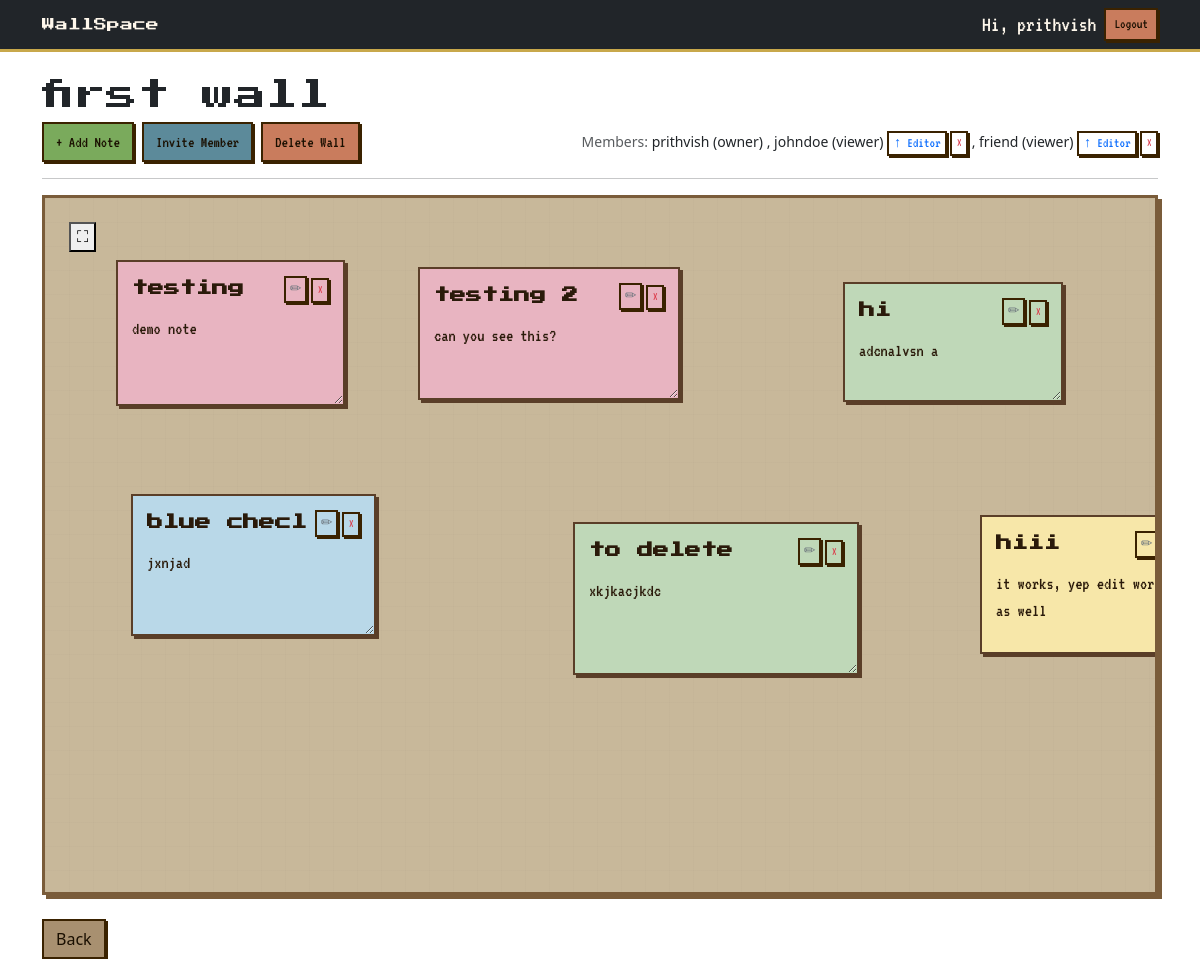
Before: /wall/1/ (signed in) with the older database file.
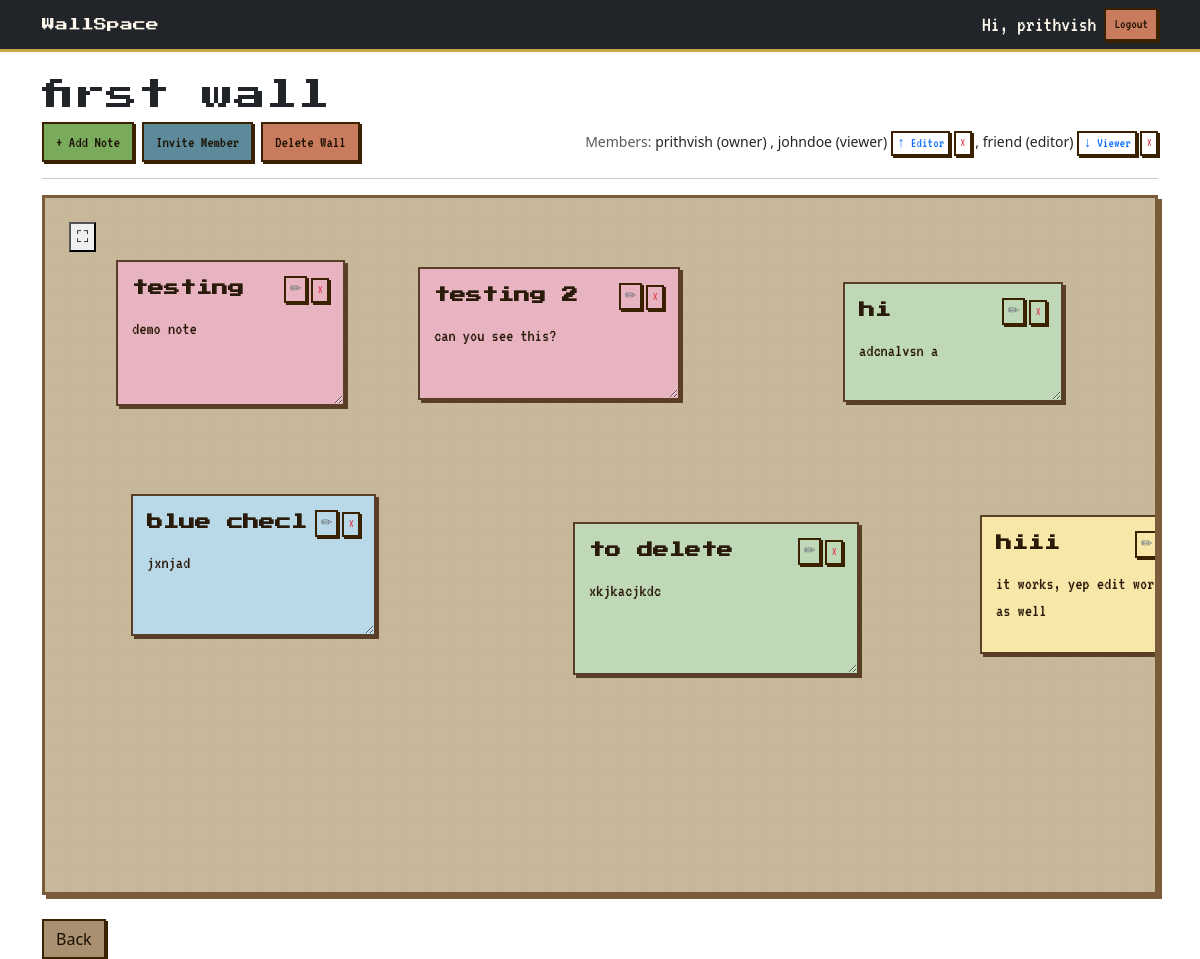
After: the same page with the newer database file.
### walls/models.py (models this page shows, shortened)
class Wall(models.Model):
    title = models.CharField(max_length=100)
    owner=models.ForeignKey(
        User,
        on_delete=models.CASCADE,
        related_name='walls'
    )
    created_at = models.DateTimeField(
        auto_now_add=True
    )

class WallMember(models.Model):
    ROLE_CHOICES=[
        ("viewer","Viewer"),
        ("editor","Editor"),
    ]
    wall=models.ForeignKey(
        Wall,
        on_delete=models.CASCADE,
        related_name="members"
    )
    user=models.CharField(
        max_length=10,
        choices=ROLE_CHOICES,
        default="viewer"
    )
    role = models.CharField(
        max_length=10,
        choices=ROLE_CHOICES,
        default="viewer"
    )
    class Meta:
        unique_together=("wall","user")

### notes/models.py (models this page shows, shortened)
class Note(models.Model):
    COLOR_CHOICES = [#COLOR_CHOICES is a list of tuples
        ('yellow','Yellow'),
        ('pink', 'Pink'),
        ('blue', 'Blue'),
        ('green', 'Green'),
    ]
    wall = models.ForeignKey( #foreign key
        Wall,
        on_delete=models.CASCADE,
        related_name='notes'
    )
    creator=models.ForeignKey(
        User,
        on_delete=models.CASCADE
    )
    title = models.CharField(
        max_length=100,
        blank=True
    )
    content = models.TextField()
    color= models.CharField(
        max_length=20,
        choices=COLOR_CHOICES,
        default='yellow'
    )
    x_position = models.IntegerField(
        default=50
    )
    y_position = models.IntegerField(
        default=50
    )
    width = models.IntegerField(
    default=220
    )
    height = models.IntegerField(
    default=120
    )
    created_at = models.DateTimeField(
        auto_now_add=True
    )
    updated_at = models.DateTimeField(
        auto_now=True
    )

### walls/views.py (the view)
# urls.py: path('wall/<int:pk>/',views.wall_detail,name='wall-detail'),
@login_required
def wall_detail(request, pk):
    wall = get_object_or_404(
        Wall,
        pk=pk,
    )
    is_owner = (
        wall.owner == request.user
    )
    member = WallMember.objects.filter(
        wall=wall,
        user=request.user
    ).first()
    is_member = member is not None
    can_edit = is_owner or (
        member and
        member.role == "editor"
    )
    if not is_owner and not is_member:
        return redirect("home")
    notes = wall.notes.all()
    if request.method == 'POST':
        if "invite_member" in request.POST:
            username = request.POST.get(
                "username"
            )
            role = request.POST.get(
                "role"
            )
            try:
                user = User.objects.get(
                    username=username
                )
                WallMember.objects.get_or_create(
                    wall=wall,
                    user=user,
                    defaults={
                        "role": role
                    }
                )
            except User.DoesNotExist:
                pass
            return redirect(
                'wall-detail',
                pk=wall.pk
            )
        if not can_edit:
            return redirect(
                'wall-detail',
                pk=wall.pk
            )
        form = NoteForm(request.POST)
        if form.is_valid():
            note = form.save(
                commit=False
            )
            note.wall = wall
            note.creator = request.user
            note.x_position = random.randint(50, 600)
            note.y_position = random.randint(50, 400)
            note.width = 220
            note.height = 120
            note.save()
            return redirect(
                'wall-detail',
                pk=wall.pk
            )
    else:
        form = NoteForm()
    context = {
    'wall': wall,
    'form': form,
    'notes': wall.notes.all(),
    'is_owner': is_owner,
    'can_edit': can_edit,
    'members': WallMember.objects.filter(
            wall=wall
            ).exclude(
            user=wall.owner
            )
    }
    return render(
        request,
        'walls/wall_detail.html',
        context
    )

### walls/templates/walls/wall_detail.html (shortened to what this page needs)
{% extends "base.html" %}
{% load crispy_forms_tags %}
{% block content %}
<h2>{{ wall.title }}</h2>
<div class="d-flex gap-2 mb-3 align-items-center justify-content-between">
    <div class="d-flex gap-2">
        {% if can_edit %}
        <button
            class="btn btn-primary"
            data-bs-toggle="modal"
            data-bs-target="#addNoteModal">
            + Add Note
        </button>
        {% endif %}
        {% if is_owner %}
        <button
            class="btn btn-success"
            data-bs-toggle="modal"
            data-bs-target="#inviteModal">
            Invite Member
        </button>
        <form
            method="POST"
            action="{% url 'delete-wall' wall.id %}">
            <button
                type="submit"
                class="btn btn-danger">
                Delete Wall
            </button>
        </form>
        {% endif %}
    </div>
    <div>
        <small class="text-muted">
            Members:
        </small>
        <small>
            {{ wall.owner.username }}
            (owner)
        </small>
        {% for member in members %}
            <small>
                ,
                {{ member.user }}
                ({{ member.role }})
                {% if is_owner %}
                <form
                    method="POST"
                    action="{% url 'toggle-role' wall.id member.id %}"
                    style="display:inline;">
                    <button
                        type="submit"
                        class="btn btn-sm btn-outline-primary p-0 px-1">
                        {% if member.role == "viewer" %}
                            ↑ Editor
                        {% else %}
                            ↓ Viewer
                        {% endif %}
                    </button>
                </form>
                <form
                    method="POST"
                    action="{% url 'remove-member' wall.id member.id %}"
                    style="display:inline;">
                    <button
                        type="submit"
                        class="btn btn-sm btn-outline-danger p-0 px-1">
                        ×
                    </button>
                </form>
                {% endif %}
            </small>
        {% endfor %}
    </div>
</div>
<hr>
<div
    class="wall-board p-4"
    style="
        height:700px;
        position:relative;
        overflow:hidden;
    ">
    {% for note in notes %}
        <div
            class="note"
            data-note-id="{{ note.id }}"
            data-color="{{ note.color }}"
            style="
                width:{{ note.width }}px;
                height:{{ note.height }}px;
                resize:both;
                overflow:auto;
                position:absolute;
                left:{{ note.x_position }}px;
                top:{{ note.y_position }}px;
                cursor:grab;
            ">
            <div
                class="d-flex justify-content-between align-items-start mb-2">
                <div class="note-title fw-bold fs-6">
                    {{ note.title }}
                </div>
                {% if can_edit %}
                <div
                    class="d-flex gap-1">
                <button
                    class="btn btn-sm btn-outline-secondary p-0 px-1"
                    data-bs-toggle="modal"
                    data-bs-target="#editModal{{ note.id }}">
                    ✏
                </button>
                    <form
                        method="POST"
                        action="{% url 'delete-note' note.id %}"
                        style="display:inline;">
                        <button
                            type="submit"
                            class="btn btn-sm btn-outline-danger p-0 px-1">
                            ×
                        </button>
                    </form>
                </div>
                {% endif %}
            </div>
            <div class="note-content">{{ note.content }}</div>
        </div>
    {% empty %}
        <p>No notes yet.</p>
    {% endfor %}
<button id="fullscreen-btn" onclick="toggleFullscreen()" title="Fullscreen">⛶</button>
</div>
<br>
<a
    href="{% url 'home' %}"
    class="btn btn-secondary">
    Back
</a>
{% endblock %}

### templates/base.html (shortened to what this page needs)
{% load static %}
<!DOCTYPE html>
<html>
<head>
    <link
    rel="stylesheet"
    href="{% static 'css/main.css' %}">
    <link href="https://cdn.jsdelivr.net/npm/bootstrap@5.3.3/dist/css/bootstrap.min.css"
          rel="stylesheet">
</head>
<body style="background-image: url('{% static "images/bg.png" %}'); background-size: cover; background-attachment: fixed; background-position: center bottom;">
    <nav
        class="navbar navbar-expand-lg navbar-dark bg-dark">
        <div class="container">
            <a
                class="navbar-brand"
                href="{% url 'home' %}">
                WallSpace
            </a>
            {% block nav_buttons %}
            <div
                class="ms-auto d-flex gap-2 align-items-center">
                {% if user.is_authenticated %}
                    <span class="text-light">
                        Hi, {{ user.username }}
                    </span>
                    <form
                        method="POST"
                        action="{% url 'logout' %}">
                        <button
                            type="submit"
                            class="btn btn-danger btn-sm">
                            Logout
                        </button>
                    </form>
                {% endif %}
            </div>
        </div>
        {% endblock %}
    </nav>
    <div class="container mt-4">
        {% block content %}
        {% endblock %}
    </div>
</body>
</html>

### static/css/main.css (style rules this page uses)
body { background-color: #e8d4a0; color: #2a1a0a; min-height: 100vh; }
h2 { font-family: 'Press Start 2P', monospace; font-size: 14px; color: #3a2e1e; margin-bottom: 1rem; }
.navbar { background-color: #3a2e1e !important; border-bottom: 3px solid #c8a84b; }
.navbar-brand { font-family: 'Press Start 2P', monospace !important; font-size: 13px !important; color: #FFF8EC !important; font-weight: 400 !important; }
.navbar span, .navbar a:not(.navbar-brand) { font-family: 'VT323', monospace !important; font-size: 22px !important; color: #FFF8EC !important; }
.btn { font-family: 'VT323', monospace; font-size: 20px; border-radius: 0 !important; border: 2px solid #3a2200 !important; box-shadow: 2px 2px 0 #3a2200; transition: transform 0.1s, box-shadow 0.1s; line-height: 1.2; }
.btn-primary { background-color: #7aaa5c !important; color: #1a0f00 !important; }
.btn-success { background-color: #5c8a9a !important; color: #1a0f00 !important; }
.btn-danger { background-color: #c97c5d !important; color: #1a0f00 !important; }
.btn-secondary { background-color: #a89070 !important; color: #1a0f00 !important; }
.wall-board { background-color: #c8b89a; background-image: linear-gradient(#b5a48820 1px, transparent 1px), linear-gradient(90deg, #b5a48820 1px, transparent 1px); background-size: 24px 24px; border: 3px solid #7a5c3a; box-shadow: 4px 4px 0 #7a5c3a; border-radius: 0 !important; }
.note { border-radius: 0 !important; border: 2px solid #5a3e28; box-shadow: 3px 3px 0 #5a3e28; transition: transform 0.1s, box-shadow 0.1s; padding: 14px; box-sizing: border-box; }
.note-title { font-family: 'Press Start 2P', monospace; font-size: 7px; margin-bottom: 8px; color: #2a1a0a; }
.note-content { font-family: 'VT323', monospace; white-space: pre-wrap; font-size: 18px; color: #2a1a0a; }
.note[data-color="yellow"] { background-color: #F7E7A9 !important; }
.note[data-color="pink"] { background-color: #E8B4C1 !important; }
.note[data-color="blue"], .note[data-color="lightblue"] { background-color: #B9D8E8 !important; }
.note[data-color="green"], .note[data-color="lightgreen"] { background-color: #BFD8B8 !important; }
.container, .container-fluid { background-color: transparent !important; }
button, input[type="submit"] { font-family: 'VT323', monospace !important; }
.note-content { margin: 0; padding: 0; white-space: pre-wrap; }

Changed rows visible on the page:
changed WallMember "friend": role "viewer" → "editor"; role "↑ Editor" → "↓ Viewer"
